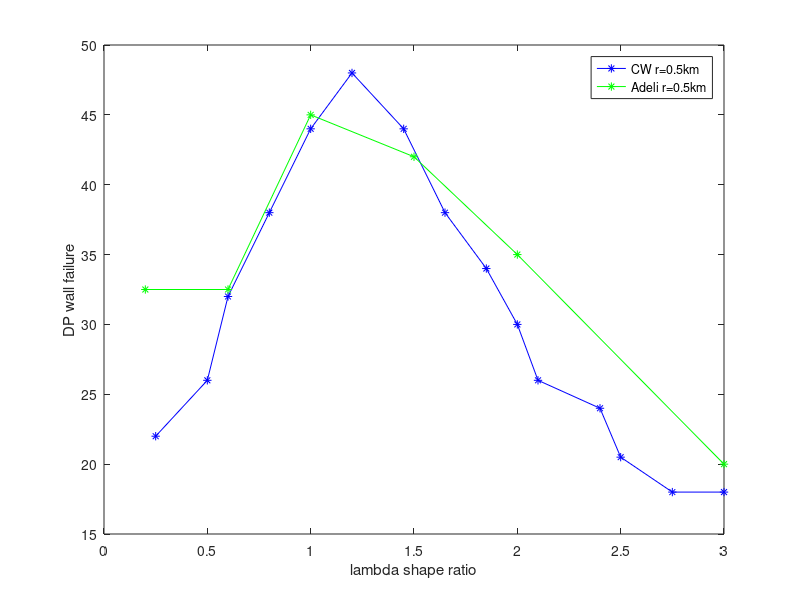

MATLAB code for this plot: (Note: this script raises an error after producing the figure.)

%% OPEN SOURCE GEONABLA MATLAB CODE ---------------------------------------
%   Elasto-Plasticity (Drucker-Prager)
%   3D finite element formulation (fully implicit)
%   Code build partially upon MILAMIN 1.0.1, Mutils 0.4.2, FOLDER 1.0
%   Elasto-plastic implementation inspired from HYPLAS_v2.0
%   By ALBAN SOUCHE, Physics of Geological Processes, Njord Center, Departement of Geosciences, University of Oslo, January 2017
% -------------------------------------------------------------------------
%   DETAILS:
%   - Drucker-Prager failure criteria
%   - Incremental loading procedure to the external forces
%   - Elasto-plasticity solved with Newton-Raphson algorithm with consistent tangent operator
% -------------------------------------------------------------------------


% CLEARING ----------------------------------------------------------------
clear

% PATH TO LIBRARIES -------------------------------------------------------
path_libr_ext = '/Users/albanes/Desktop/DIPS/Modelling/GitHub_GeoNabla/libr/ext_libr';
path_libr_3D  = '/Users/albanes/Desktop/DIPS/Modelling/GitHub_GeoNabla/libr/libr_3D';
addpath(genpath(path_libr_ext))
addpath(genpath(path_libr_3D))

%--------------------------------------------------------------------------
% MESH ARGUMENTS ----------------------------------------------------------
%--------------------------------------------------------------------------
iR    = 500;  % Radius ellipse [m]
iD    = 2000; % Depth ellipse [m]
iLamb = linspace(0.2,3,20); % Ratio (lambda) Prolate/Oblate

iRes  = [5; 1e2]; % for  MESHARG.no_pts_ell and MESHARG.ref_fact
                  % iRes(1)=5 == LowRes ; iRes(1)=7 == HiRes

Data_Max_Uplift = zeros(length(iR),length(iD),length(iLamb),size(iRes,2));
Data_dPc        = zeros(length(iR),length(iD),length(iLamb),size(iRes,2));
Data_dPc_scaled = zeros(length(iR),length(iD),length(iLamb),size(iRes,2));
Data_dPc_ini    = zeros(length(iR),length(iD),length(iLamb),size(iRes,2));

% Example of Fig3b (Gerbault et al., GCube, 2018)
figure(11),clf
% DATA from Muriel  %%%%%%%%%%%%%%%
cw_la=[0.25 0.5 0.6  0.80 1.0 1.20 1.45 1.65 1.85 2 2.1 2.4 2.5 2.75 3];
cw_DP=[ 22  26  32   38   44   48  44  38  34  30 26  24  20.5  18 18];
plot ( cw_la, cw_DP,'b-*'); hold on;
mu1_la=[ 0.2    0.6    1  1.5    2  3.];
mu1_DP=[ 32.5  32.5   45  42    35  20];
plot (mu1_la,mu1_DP,'g-*'); hold on;
xlabel('lambda shape ratio');
ylabel('DP wall failure');
legend('CW r=0.5km','Adeli r=0.5km','Adhoc r=0.5km');hold on
%%%%%%%%%%%%%%%%%%%%%%%%%%%%%%%%%%%%

for idepth = 1:length(iD)
    
    for irad = 1:length(iR)
        
        for ilamb = 1:length(iLamb)
            
            for ires = 1:size(iRes,2)
                
                % geometry domain and layer
                MESHARG.width_mod  = 160e3; % [m]
                MESHARG.depth_mod  = 80e3; % [m]
                MESHARG.depth_ell = iD(idepth);  % [m]
                MESHARG.tck_ell   = 2*iR(irad);  % [m]
                MESHARG.lgth_ell  = 2*iR(irad)*iLamb(ilamb);  % [m]
                
                % sill intrusion
                MESHARG.ratio_ell  = 1;  % ellipse param.
                MESHARG.ref_sub_ellipse = iRes(1,ires); % refinement along ellipse interface
                
                % facets id       [wall_f; wall_r; wall_b; wall_l; wall_top; wall_bot; intrusion_contour]
                MESHARG.face_id = [1     ; 2     ; 3     ; 4     ; 5       ; 6       ; 7                ]; % facet id (11 is forbidden)
                
                % element refinement per area
                MESHARG.max_tet_vol = 2e10; % maximum triangle area [m2]
                
                % sepcific refinement inner/outer domain (comment the 2 lines if not needed)
                MESHARG.ref_horiz = 20000; %2 * MESHARG.lgth_sill * MESHARG.sill_y_ell;
                MESHARG.ref_vert  = 10000; %2 * MESHARG.depth_sill;
                MESHARG.ref_fact  = iRes(2,ires); % ref factor between inner/outer domains
                
                
                % elements type of fluid and solid meshes (better to keep 'tri7', alternative is 'tri3')
                MESHARG.type_el_ep ='tet4'; % Only 'tet4'
                
                %--------------------------------------------------------------------------
                % PHYSICAL PARAMETERS -----------------------------------------------------
                %--------------------------------------------------------------------------
                PARAM.g         = [0; 0 ; -9.81]; % gravity of Earth [m/s2]
                PARAM.ep_rho    = 2600 ;  % density [kg/m3]
                PARAM.ep_E      = 75e9 ;  % Young's modulus [Pa]
                PARAM.ep_nu     = 0.25 ;  % Poisson's ratio
                PARAM.ep_Co     =  5e6 ;  % Cohesion [Pa]
                PARAM.ep_lambda = PARAM.ep_E.*PARAM.ep_nu./((1+PARAM.ep_nu).*(1-2*PARAM.ep_nu)); % (1st Lam? coeff)
                PARAM.ep_G      = PARAM.ep_E./(2*(1+PARAM.ep_nu));   % shear modulus (==2nd Lam? coeff)
                PARAM.ep_K      = PARAM.ep_E./(3*(1-2*PARAM.ep_nu)); % bulk modulus
                PARAM.ep_H      = 0;           % isotropic hardening
                PARAM.ep_phi    = 35*(pi/180); % frictional angle
                PARAM.ep_xsi    = 35*(pi/180); % dilatancy angle (NB: associative plasticity xsi=phi)
                % Changed to match CurrentiWilliams_2014
                PARAM.ep_eta    = 6*sin(PARAM.ep_phi) / ( sqrt(3) * (3-sin(PARAM.ep_phi) ));
                PARAM.ep_etabar = 6*sin(PARAM.ep_xsi) / ( sqrt(3) * (3-sin(PARAM.ep_xsi) ));
                PARAM.ep_xi     = 6*cos(PARAM.ep_phi) / ( sqrt(3) * (3-sin(PARAM.ep_phi) ));
                
                %--------------------------------------------------------------------------
                % BOUNDARY CONDITIONS -----------------------------------------------------
                %--------------------------------------------------------------------------
                BC.i_press    = 300e6; % [Pa] constant pressure imposed along boundary <.>
                % elasto-plastic domain
                BC.ep_wall_t  = 'free_surf'; % top, 'free_surf' or 'free_slip' or 'no_slip'
                BC.ep_wall_b  = 'free_slip'; % bottom, 'free_surf' or 'free_slip' or 'no_slip'
                BC.ep_wall_rl = 'free_slip'; % lateral right and left walls , 'free_surf' or 'free_slip' or 'no_slip'
                BC.ep_wall_fb = 'free_slip'; % lateral front and back walls , 'free_surf' or 'free_slip' or 'no_slip'
                
                %--------------------------------------------------------------------------
                % SOLVER PARAMETERS -------------------------------------------------------
                %--------------------------------------------------------------------------
                SOLVER.ep_nb_incre    = BC.i_press/1e6;   % number of increment to apply external load to elasto-plastic domain
                SOLVER.ep_rel_res_tol = 1e-11;  % relative error tolerance to elasto-plastic iterations
                SOLVER.ep_NR          = 'NR_full_update'; % 'NewtonRaphson full update'
                SOLVER.ep_max_NR_it   = 100;    % maximum number of NR iterations
                SOLVER.nelblo         = 10000; % number of elem per block for matrix assemblage (MILAMIN approach)
                SOLVER.nb_cpu         = 2;     % number of cpu to use for parallel calculations
                SOLVER.solver_type    = 'PCG'; % 'direct_sym_chol' / 'direct_sym' / 'direct_nonsym' / (develpment: 'pcg'/'MPCG'/'AGMG')
                
                %--------------------------------------------------------------------------
                % PLOTTING and SAVING (to ../resutls/)-------------------------------------
                %--------------------------------------------------------------------------
                set(0, 'DefaultFigureRenderer', 'zbuffer');
                POST.folder_name = ['../results/El_Intru_',num2str( max(1,length(dir('../results/Ell_Intru*'))+1) )] ;
                POST.Hz_action   = 10; % frequency of executing the postprocessing
                %             [ save_data ]  % 1 or 0
                POST.action = [ 0 ; ... % 'mesh'
                                0 ; ... % 'yield function'
                                0 ; ... % 'pressure'
                                0 ; ... % 'deviatoric stresses (second invariant)'
                                0 ; ... % 'deviatoric strain (second invariant)'
                                0 ; ... % 'volumetric strain'
                                0 ];    % 'displacement'
                
                %--------------------------------------------------------------------------
                %--------------------------------------------------------------------------
                % END OF USER SETUP -------------------------------------------------------
                %--------------------------------------------------------------------------
                %--------------------------------------------------------------------------
                
                %% MESH GENERATION %%%%%%%%%%%%%%%%%%%%%%%%%%%%%%%%%%%%%%%%%%%%%%%%%%%%%%%%
                % dimension
                ndim          = 3;   % 3D simulation
                % generate meshes %%%%%%%%%%%%%%%%%%%%%%%%%%%%%%%%%%%%%%%%%%%%%%%%%%%%%%%%%
                modelname = [pwd,'/mesh_ell'];
                SOLVER.path_libr = path_libr_ext; 
                MESH = generate3Dmesh_ellipsoid(MESHARG, SOLVER, modelname);
                MESH.EperN    = accumarray(MESH.ELEMS(:), ones(size(MESH.ELEMS(:))));

                nnod          = size(MESH.NODES,2);
                [nnodel,nel]  = size(MESH.ELEMS);
                fprintf(1, ['\nNumber of nodes    :  ', num2str(nnod)]);
                fprintf(1, ['\nNumber of elems    :  ', num2str(nel),'\n\n']);
                
                            %% Preprocessing
                            if  sum(POST.action(:))>0
                                mkdir(POST.folder_name)
                                save([POST.folder_name,'/data_input'])
                            end
                            % plotting fluid/mechanical meshes
                            if POST.action(1)==1
                                paraview_write('tet4', MESH.NODES,  MESH.ELEMS,  MESH.elem_markers,  MESH.node_markers, [POST.folder_name,'/mesh_ini'], 0)
                            end
                
                            % bc on elasto-plastic domain
                            ind_node_ux = [];
                            ind_node_uy = [];
                            ind_node_uz = [];
                            switch BC.ep_wall_t  % nodes on facet number 5
                                case 'free_surf' % nothing to do
                                case 'free_slip' % no ux and uy constrain
                                    ind_tmp     = find(MESH.node_markers==5);
                                    ind_node_uz = [ ind_node_uz  ind_tmp ];
                                case 'no_slip'   % constrain in all direction
                                    ind_tmp     = find(MESH.node_markers==5);
                                    ind_node_ux = [ ind_node_ux  ind_tmp ];
                                    ind_node_uy = [ ind_node_uy  ind_tmp ];
                                    ind_node_uz = [ ind_node_uz  ind_tmp ];
                            end
                            switch BC.ep_wall_b  % nodes on facet number 6
                                case 'free_surf' % nothing to do
                                case 'free_slip' % no ux uy constrain
                                    ind_tmp     = find(MESH.node_markers==6);
                                    ind_node_uz = [ ind_node_uz  ind_tmp ];
                                case 'no_slip'   % constrain in all direction
                                    ind_tmp     = find(MESH.node_markers==6);
                                    ind_node_ux = [ ind_node_ux  ind_tmp ];
                                    ind_node_uy = [ ind_node_uy  ind_tmp ];
                                    ind_node_uz = [ ind_node_uz  ind_tmp ];
                            end
                            switch BC.ep_wall_fb  % nodes on facet number 1 and 3 (front and back)
                                case 'free_surf'  % nothing to do
                                case 'free_slip'  % no uy and uz constrain
                                    ind_tmp     = find(or(MESH.node_markers==1, MESH.node_markers==3));
                                    ind_node_ux = [ ind_node_ux  ind_tmp ];
                                case 'no_slip'    % constrain in all direction
                                    ind_tmp     = find(or(MESH.node_markers==1, MESH.node_markers==3));
                                    ind_node_ux = [ ind_node_ux  ind_tmp ];
                                    ind_node_uy = [ ind_node_uy  ind_tmp ];
                                    ind_node_uz = [ ind_node_uz  ind_tmp ];
                            end
                            switch BC.ep_wall_rl  % nodes on facet number 2 and 4 (right and left)
                                case 'free_surf'  % nothing to do
                                case 'free_slip'  % no ux and uz constrain
                                    ind_tmp     = find(or(MESH.node_markers==2, MESH.node_markers==4));
                                    ind_node_uy = [ ind_node_uy  ind_tmp ];
                                case 'no_slip'    % constrain in all direction
                                    ind_tmp     = find(or(MESH.node_markers==2, MESH.node_markers==4));
                                    ind_node_ux = [ ind_node_ux  ind_tmp ];
                                    ind_node_uy = [ ind_node_uy  ind_tmp ];
                                    ind_node_uz = [ ind_node_uz  ind_tmp ];
                            end
                            BC.ep_bc_nod_ux  = unique(ind_node_ux);
                            BC.ep_bc_val_ux  = zeros(size(BC.ep_bc_nod_ux));
                            BC.ep_bc_nod_uy  = unique(ind_node_uy);
                            BC.ep_bc_val_uy  = zeros(size(BC.ep_bc_nod_uy));
                            BC.ep_bc_nod_uz  = unique(ind_node_uz);
                            BC.ep_bc_val_uz  = zeros(size(BC.ep_bc_nod_uz));
                            BC.ep_ind = [ ndim*(BC.ep_bc_nod_ux(:)-1)+1 ; ndim*(BC.ep_bc_nod_uy(:)-1)+2 ; ndim*(BC.ep_bc_nod_uz(:)-1)+3 ];
                            BC.ep_val = [ BC.ep_bc_val_ux(:)            ; BC.ep_bc_val_uy(:)            ; BC.ep_bc_val_uz(:)            ];
                
                
                            %% Integration and evaluation points
                            SOLVER.nip         = 1;
                            SOLVER.neva        = 1; % Constant discontinuous strain field
                            SOLVER.pts_eva_loc = [0,0,0; 1,0,0; 0,1,0; 0,0,1];
                            [ieuv, ~]          = ip_tetra(SOLVER.neva);
                
                            %% Traction BC (total external force vector 'Fext')
                            SIGMA = zeros(6,nnod);
                            i_nodes = find(MESH.node_markers==7);
                            SIGMA(1,i_nodes) = - BC.i_press; % xx
                            SIGMA(2,i_nodes) = - BC.i_press; % yy
                            SIGMA(3,i_nodes) = - BC.i_press; % zz
                            face_id = 7; % traction face_id 
                            Fext  = ContourTraction(MESH, SIGMA, face_id); % Rhs Traction vector (external forces)

                            %% Mechanical solver
                            P_litho = initial_litho(MESH, PARAM, SOLVER, POST);
                            [U_ep, dP_c_i, dP_c] = EP_DruckerPrager_Critic_dP(MESH, PARAM, BC, P_litho, Fext, SOLVER, POST);
                
                            Data_dPc_ini(irad,idepth,ilamb,ires)    = dP_c_i*1e6;
                            Data_dPc(irad,idepth,ilamb,ires)        = dP_c*1e6;
                            Data_dPc_scaled(irad,idepth,ilamb,ires) = dP_c*1e6/abs(PARAM.g(3)*PARAM.ep_rho*iD(idepth));
                            
                            uz = U_ep(3:3:end);
                            indx = unique(find(MESH.node_markers==5));
                            Data_Max_Uplift(irad,idepth,ilamb,ires) = max(uz(indx));
                            
                            
                            %%%%%%%%%%%%%%%%%%%%%%%%%%%%%%%%%%%%
                            figure(11),hold on
                            plot(iLamb(ilamb),dP_c, '-ko','MarkerFaceColor','r','MarkerSize',8)
                            %%%%%%%%%%%%%%%%%%%%%%%%%%%%%%%%%%%%
                            
            end
            
        end
        
    end
end


% save('Data_Fig3','Data_Max_Uplift','Data_dPc_scaled','Data_dPc','Data_dPc_ini','iR','iD','iLamb','iRes')


figure(11),clf, hold on

% DATA from Muriel  %%%%%%%%%%%%%%%
cw_la=[0.25 0.5 0.6  0.80 1.0 1.20 1.45 1.65 1.85 2 2.1 2.4 2.5 2.75 3];
cw_DP=[ 22  26  32   38   44   48  44  38  34  30 26  24  20.5  18 18];
plot ( cw_la, cw_DP,'b-*'); hold on;

mu1_la=[ 0.2    0.6    1  1.5    2  3.];
mu1_DP=[ 32.5  32.5   45  42    35  20];
plot (mu1_la,mu1_DP,'g-*'); hold on;

%%%%%%%%%%%%%%%%%%%%%%%%%%%%%%%%%%%%

plot(iLamb,squeeze(Data_dPc(1,1,:,1))/1e6, '-ko','MarkerFaceColor','r','MarkerSize',8)
xlabel('lambda shape ratio')
ylabel('DP wall failure')
legend('CW r=0.5km','Adeli r=0.5km','Adhoc r=0.5km (lower res)','Adhoc r=0.5km (higer res)')






